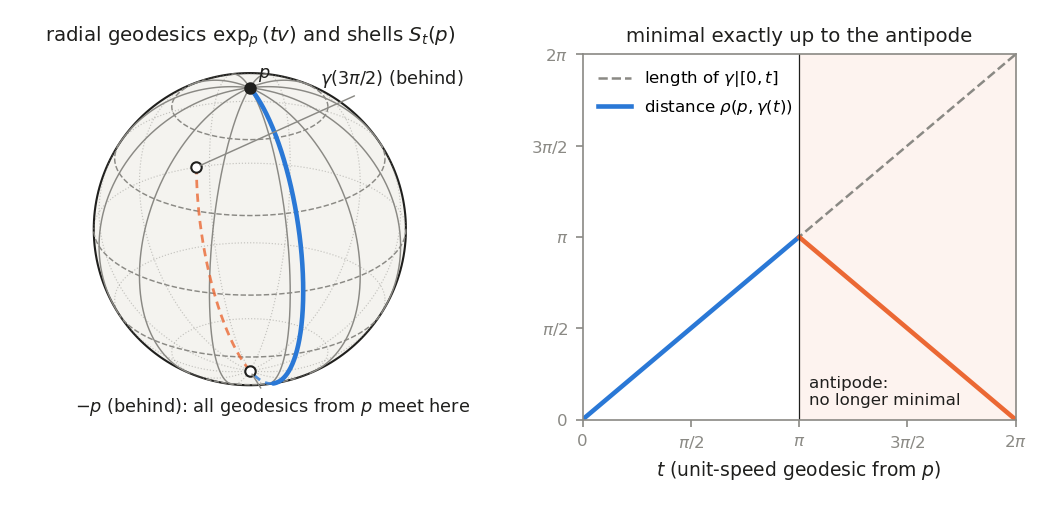

Reproduce this figure in Python.
"""Figure for Chapter 7 (Milnor, Morse Theory, section 10): the exponential map of the sphere.

Left: the unit sphere seen from outside, base point p near the top.  Thin curves: radial
geodesics t -> exp_p(t v) for twelve unit vectors v, t in [0, pi].  Dashed: the shells
S_t(p) = exp_p(sphere of radius t) for t = pi/6, ..., 5 pi/6, which meet the radial geodesics at
right angles (Gauss lemma, Lemma 10.5).  Thick: one geodesic of length 3 pi / 2, minimal up to
the antipode -p (blue) and not minimal after it (orange).  Hidden parts are dotted or dashed.

Right: for a unit-speed geodesic from p, the length t of gamma|[0, t] against the distance
rho(p, gamma(t)) = min(t, 2 pi - t): they agree exactly up to t = pi.

Writes fig7-geodesics.png (150 dpi, 7 inches wide).
"""
import numpy as np
import matplotlib

matplotlib.use("Agg")
import matplotlib.pyplot as plt

FG = "#1f1f1d"
MUTED = "#8a8984"
ACCENT = "#2a78d6"
ORANGE = "#eb6834"
BG = "#ffffff"

TILT = np.radians(25)           # how far the north pole p is tipped towards the viewer
HIGHLIGHT_DIR = np.radians(70)  # direction of the highlighted geodesic at p
HIGHLIGHT_LEN = 3 * np.pi / 2


def project(P):
    """Orthographic view. P has shape (3, N). Returns screen x, screen y, depth (>0 = visible)."""
    x, y, z = P
    depth = y * np.cos(TILT) + z * np.sin(TILT)
    return x, -y * np.sin(TILT) + z * np.cos(TILT), depth


def geodesic(phi, t):
    """exp_p(t v) on the unit sphere, p = (0,0,1), v = (cos phi, sin phi, 0)."""
    return np.array([np.sin(t) * np.cos(phi), np.sin(t) * np.sin(phi), np.cos(t)])


def shell(t, n=400):
    """S_t(p): the circle at distance t from p."""
    phi = np.linspace(0, 2 * np.pi, n)
    return np.array([np.sin(t) * np.cos(phi), np.sin(t) * np.sin(phi), np.cos(t) * np.ones(n)])


def draw(ax, P, color, lw, dashed=False, zorder=2, strong_hidden=False):
    """Draw a space curve, solid (or dashed) where visible and dotted where hidden.

    With strong_hidden the hidden part is drawn dashed and fairly opaque (for the highlight)."""
    X, Y, D = project(P)
    vis = D >= 0
    n = len(X)
    start = 0
    for i in range(1, n + 1):
        if i == n or vis[i] != vis[start]:
            sl = slice(start, min(i + 1, n))
            if vis[start]:
                ax.plot(X[sl], Y[sl], color=color, lw=lw, ls="--" if dashed else "-",
                        zorder=zorder, solid_capstyle="round")
            elif strong_hidden:
                ax.plot(X[sl], Y[sl], color=color, lw=0.6 * lw, ls=(0, (3, 2)), alpha=0.8,
                        zorder=zorder - 1)
            else:
                ax.plot(X[sl], Y[sl], color=color, lw=0.8 * lw, ls=":", alpha=0.45,
                        zorder=zorder - 1)
            start = i


def sphere_panel(ax):
    th = np.linspace(0, 2 * np.pi, 400)
    ax.fill(np.cos(th), np.sin(th), color="#f4f3ef", zorder=0)
    ax.plot(np.cos(th), np.sin(th), color=FG, lw=1.0, zorder=1)

    t = np.linspace(0, np.pi, 300)
    for k in range(12):
        draw(ax, geodesic(np.radians(30 * k + 15), t), MUTED, 0.7)
    for k in range(1, 6):
        draw(ax, shell(k * np.pi / 6), MUTED, 0.7, dashed=True)

    t1 = np.linspace(0, np.pi, 300)
    t2 = np.linspace(np.pi, HIGHLIGHT_LEN, 150)
    draw(ax, geodesic(HIGHLIGHT_DIR, t1), ACCENT, 2.2, zorder=4, strong_hidden=True)
    draw(ax, geodesic(HIGHLIGHT_DIR, t2), ORANGE, 2.2, zorder=4, strong_hidden=True)

    def mark(P, label, xy_text, arrow=False):
        X, Y, D = project(P.reshape(3, 1))
        face = FG if D[0] >= 0 else BG
        ax.plot(X, Y, "o", ms=5, mfc=face, mec=FG, zorder=6)
        props = dict(arrowstyle="-", color=MUTED, lw=0.7) if arrow else None
        ax.annotate(label, (X[0], Y[0]), xytext=xy_text, fontsize=8.5, color=FG, zorder=7,
                    arrowprops=props)

    pX, pY, _ = project(np.array([[0.0], [0.0], [1.0]]))
    mark(np.array([0.0, 0.0, 1.0]), r"$p$", (pX[0] + 0.05, pY[0] + 0.06))
    mark(np.array([0.0, 0.0, -1.0]), r"$-p$ (behind): all geodesics from $p$ meet here",
         (-1.12, -1.17), arrow=True)
    mark(geodesic(HIGHLIGHT_DIR, HIGHLIGHT_LEN), r"$\gamma(3\pi/2)$ (behind)", (0.45, 0.93),
         arrow=True)

    ax.set_xlim(-1.12, 1.12)
    ax.set_ylim(-1.22, 1.12)
    ax.set_aspect("equal")
    ax.axis("off")
    ax.set_title(r"radial geodesics $\exp_p(tv)$ and shells $S_t(p)$", fontsize=9.5, color=FG)


def distance_panel(ax):
    t = np.linspace(0, 2 * np.pi, 500)
    rho = np.minimum(t, 2 * np.pi - t)
    ax.axvspan(np.pi, 2 * np.pi, color=ORANGE, alpha=0.08, lw=0)
    ax.plot(t, t, color=MUTED, lw=1.2, ls="--", label=r"length of $\gamma|[0,t]$")
    ax.plot(t[t <= np.pi], rho[t <= np.pi], color=ACCENT, lw=2.2,
            label=r"distance $\rho(p,\gamma(t))$")
    ax.plot(t[t >= np.pi], rho[t >= np.pi], color=ORANGE, lw=2.2)
    ax.axvline(np.pi, color=FG, lw=0.6)
    ax.annotate("antipode:\nno longer minimal", (np.pi, 0.3), xytext=(np.pi + 0.15, 0.25),
                fontsize=8, color=FG)
    ax.set_xticks([0, np.pi / 2, np.pi, 3 * np.pi / 2, 2 * np.pi])
    ax.set_xticklabels(["0", r"$\pi/2$", r"$\pi$", r"$3\pi/2$", r"$2\pi$"])
    ax.set_yticks([0, np.pi / 2, np.pi, 3 * np.pi / 2, 2 * np.pi])
    ax.set_yticklabels(["0", r"$\pi/2$", r"$\pi$", r"$3\pi/2$", r"$2\pi$"])
    ax.set_xlim(0, 2 * np.pi)
    ax.set_ylim(0, 2 * np.pi)
    ax.set_xlabel(r"$t$ (unit-speed geodesic from $p$)", fontsize=9, color=FG)
    ax.legend(loc="upper left", fontsize=8, frameon=False)
    for s in ax.spines.values():
        s.set_color(MUTED)
    ax.tick_params(colors=MUTED, labelsize=8)
    ax.set_title("minimal exactly up to the antipode", fontsize=9.5, color=FG)


def main():
    fig, (a1, a2) = plt.subplots(1, 2, figsize=(7.0, 3.4),
                                 gridspec_kw={"width_ratios": [1.05, 1.0]})
    fig.patch.set_facecolor(BG)
    sphere_panel(a1)
    distance_panel(a2)
    fig.tight_layout()
    fig.savefig("fig7-geodesics.png", dpi=150, facecolor=BG)


if __name__ == "__main__":
    main()
